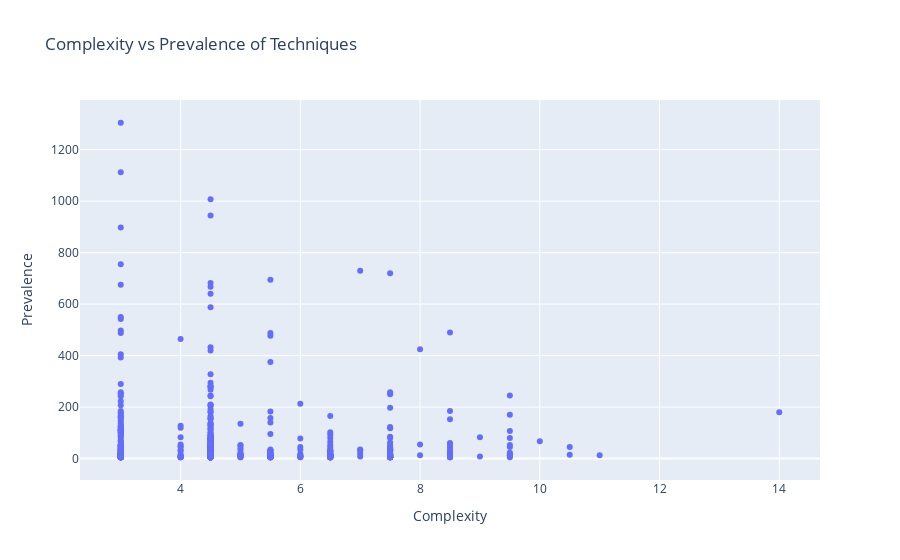

The code cell stored with this chart in its notebook:
### Code cell
import plotly.express as px

# Create a scatter plot
fig = px.scatter(data, x='Complexity Score', y='Prevalence Score', hover_data=['name'],
                 title="Complexity vs Prevalence of Techniques",
                 labels={"Complexity Score": "Complexity", "Prevalence Score": "Prevalence"})

# Show the plot
fig.show()

### Figure 1 — Plotly figure (JSON) as saved in the notebook; plotly's stock layout.template omitted (floating-point values rounded to 4 significant figures; data arrays with more than 128 entries replaced by an {"elided": "..."} marker saying what was removed)
{"data": [{"customdata": {"elided": "637x1 str values"}, "hovertemplate": "Complexity=%{x}<br>Prevalence=%{y}<br>name=%{customdata[0]}<extra></extra>", "legendgroup": "", "marker": {"color": "#636efa", "symbol": "circle"}, "mode": "markers", "name": "", "orientation": "v", "showlegend": false, "type": "scatter", "x": {"elided": "637 float values"}, "xaxis": "x", "y": {"elided": "637 float values"}, "yaxis": "y"}], "layout": {"autosize": true, "legend": {"tracegroupgap": 0}, "title": {"text": "Complexity vs Prevalence of Techniques"}, "xaxis": {"anchor": "y", "autorange": true, "domain": [0, 1], "range": [2.334, 14.67], "title": {"text": "Complexity"}, "type": "linear"}, "yaxis": {"anchor": "x", "autorange": true, "domain": [0, 1], "range": [-102.3, 1412.0], "title": {"text": "Prevalence"}, "type": "linear"}}}
